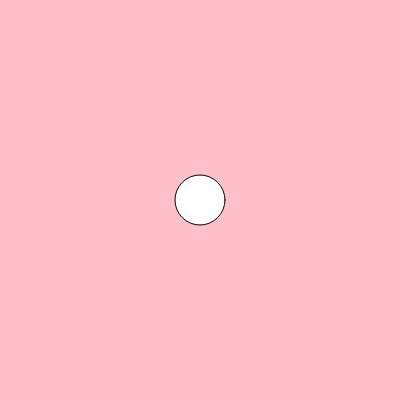
Frame 1 (no input)
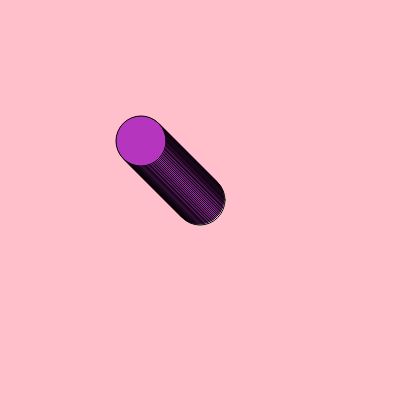
Frame 60 (no input)
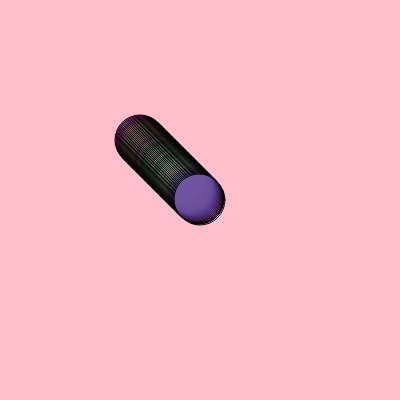
Frame 120 (the mouse pressed at the canvas centre since frame 60)

The p5.js sketch that drew these frames (run headless with seeded random() and noise() and a simulated clock; from frame 60 on, the mouse is pressed at the canvas centre):

// p5.js sketch
// ── sketch.js
let cor;
let posicaoHorizontal; //x
let posicaoVertical; //y

function setup() {
  createCanvas(400, 400);
  background("pink");
  cor = color (random(0, 255), random (0, 255), random(0, 255));
  posicaoHorizontal = 200;
  posicaoVertical = 200;
}

function draw() {
   circle (posicaoHorizontal, posicaoVertical, 50);
  fill(cor);
  
  if(mouseX < posicaoHorizontal){
    posicaoHorizontal --;
  }
  
  if(mouseX > posicaoHorizontal){
    posicaoHorizontal ++;
  }
  
  if(mouseY < posicaoVertical){
    posicaoVertical --;
  }
  
  if(mouseY > posicaoVertical){
    posicaoVertical ++;
  }
  
  if(mouseIsPressed){
    cor = color (random(0, 255), random (0, 255), random(0, 255), random(0, 100));
  }
  
}
